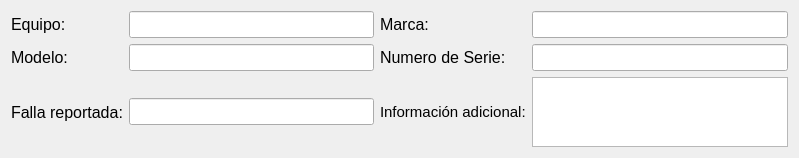
                    <widget class="QWidget" name="scrollAreaWidgetContents_4">
                     <property name="geometry">
                      <rect>
                       <x>0</x>
                       <y>0</y>
                       <width>799</width>
                       <height>138</height>
                      </rect>
                     </property>
                     <layout class="QGridLayout" name="gridLayout_10">
                      <item row="2" column="2">
                       <widget class="QLabel" name="label_80">
                        <property name="font">
                         <font>
                          <pointsize>12</pointsize>
                         </font>
                        </property>
                        <property name="text">
                         <string>Numero de Serie:</string>
                        </property>
                       </widget>
                      </item>
                      <item row="0" column="1">
                       <widget class="QLineEdit" name="repequipo">
                        <property name="enabled">
                         <bool>true</bool>
                        </property>
                        <property name="font">
                         <font>
                          <pointsize>12</pointsize>
                         </font>
                        </property>
                        <property name="readOnly">
                         <bool>true</bool>
                        </property>
                       </widget>
                      </item>
                      <item row="0" column="2">
                       <widget class="QLabel" name="label_79">
                        <property name="font">
                         <font>
                          <pointsize>12</pointsize>
                         </font>
                        </property>
                        <property name="text">
                         <string>Marca:</string>
                        </property>
                       </widget>
                      </item>
                      <item row="4" column="2">
                       <widget class="QLabel" name="label_76">
                        <property name="font">
                         <font>
                          <pointsize>11</pointsize>
                         </font>
                        </property>
                        <property name="text">
                         <string>Información adicional:</string>
                        </property>
                       </widget>
                      </item>
                      <item row="2" column="1">
                       <widget class="QLineEdit" name="repmodelo">
                        <property name="font">
                         <font>
                          <pointsize>12</pointsize>
                         </font>
                        </property>
                        <property name="readOnly">
                         <bool>true</bool>
                        </property>
                       </widget>
                      </item>
                      <item row="0" column="4">
                       <widget class="QLineEdit" name="repmarca">
                        <property name="font">
                         <font>
                          <pointsize>12</pointsize>
                         </font>
                        </property>
                        <property name="readOnly">
                         <bool>true</bool>
                        </property>
                       </widget>
                      </item>
                      <item row="2" column="4">
                       <widget class="QLineEdit" name="repnserie">
                        <property name="font">
                         <font>
                          <pointsize>12</pointsize>
                         </font>
                        </property>
                        <property name="readOnly">
                         <bool>true</bool>
                        </property>
                       </widget>
                      </item>
                      <item row="4" column="1">
                       <widget class="QLineEdit" name="repfalla">
                        <property name="font">
                         <font>
                          <pointsize>12</pointsize>
                         </font>
                        </property>
                        <property name="readOnly">
                         <bool>true</bool>
                        </property>
                       </widget>
                      </item>
                      <item row="4" column="4">
                       <widget class="QTextEdit" name="repinfadi">
                        <property name="maximumSize">
                         <size>
                          <width>16777215</width>
                          <height>80</height>
                         </size>
                        </property>
                        <property name="font">
                         <font>
                          <pointsize>12</pointsize>
                         </font>
                        </property>
                        <property name="tabChangesFocus">
                         <bool>true</bool>
                        </property>
                        <property name="readOnly">
                         <bool>true</bool>
                        </property>
                       </widget>
                      </item>
                      <item row="0" column="0">
                       <widget class="QLabel" name="label_77">
                        <property name="font">
                         <font>
                          <pointsize>12</pointsize>
                         </font>
                        </property>
                        <property name="text">
                         <string>Equipo:</string>
                        </property>
                       </widget>
                      </item>
                      <item row="2" column="0">
                       <widget class="QLabel" name="label_78">
                        <property name="font">
                         <font>
                          <pointsize>12</pointsize>
                         </font>
                        </property>
                        <property name="text">
                         <string>Modelo:</string>
                        </property>
                       </widget>
                      </item>
                      <item row="4" column="0">
                       <widget class="QLabel" name="label_75">
                        <property name="font">
                         <font>
                          <pointsize>12</pointsize>
                         </font>
                        </property>
                        <property name="text">
                         <string>Falla reportada:</string>
                        </property>
                       </widget>
                      </item>
                     </layout>
                    </widget>
